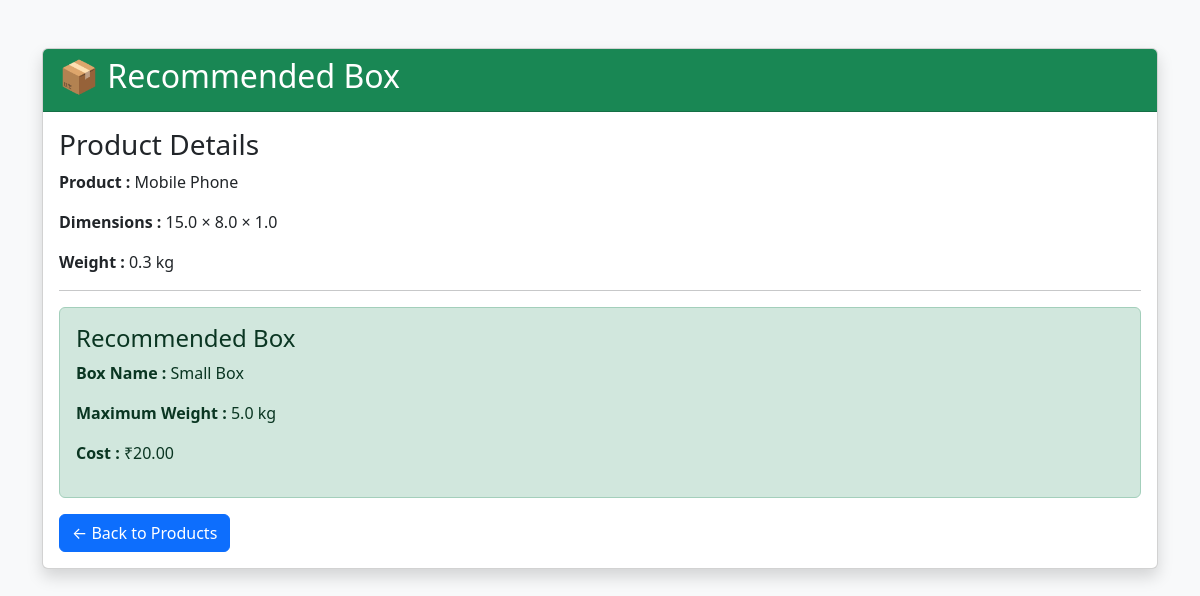
The app's page /recommend/2/ with its own data.
### api/models.py (models this page shows, shortened)
class Product(models.Model):
    name = models.CharField(max_length=100)
    length = models.FloatField()
    width = models.FloatField()
    height = models.FloatField()
    weight = models.FloatField()

class Box(models.Model):
    name = models.CharField(max_length=100)
    internal_length = models.FloatField()
    internal_width = models.FloatField()
    internal_height = models.FloatField()
    max_weight = models.FloatField()
    cost = models.DecimalField(max_digits=8, decimal_places=2)

### api/views.py (the view)
# urls.py: path('recommend/<int:product_id>/', recommend_box, name='recommend_box'),
def recommend_box(request, product_id):
    product = Product.objects.get(id=product_id)
    suitable_boxes = []
    for box in Box.objects.all():
        if (
            box.internal_length >= product.length
            and box.internal_width >= product.width
            and box.internal_height >= product.height
            and box.max_weight >= product.weight
        ):
            suitable_boxes.append(box)
    if suitable_boxes:
        best_box = min(
            suitable_boxes,
            key=lambda x: x.cost
        )
        return render(request, "result.html", {
            "product": product,
            "box": best_box
        })
    return render(request, "result.html", {
        "product": product,
        "box": None
    })

### api/templates/result.html (shortened to what this page needs)
<!DOCTYPE html>
<html>
<head>
    <link href="https://cdn.jsdelivr.net/npm/bootstrap@5.3.3/dist/css/bootstrap.min.css" rel="stylesheet">
</head>
<body class="bg-light">
<div class="container mt-5">
<div class="card shadow">
<div class="card-header bg-success text-white">
<h2>📦 Recommended Box</h2>
</div>
<div class="card-body">
<h3>Product Details</h3>
<p><strong>Product :</strong> {{ product.name }}</p>
<p><strong>Dimensions :</strong>
{{ product.length }}
×
{{ product.width }}
×
{{ product.height }}
</p>
<p><strong>Weight :</strong>
{{ product.weight }} kg
</p>
<hr>
{% if box %}
<div class="alert alert-success">
<h4>Recommended Box</h4>
<p><strong>Box Name :</strong> {{ box.name }}</p>
<p><strong>Maximum Weight :</strong> {{ box.max_weight }} kg</p>
<p><strong>Cost :</strong> ₹{{ box.cost }}</p>
</div>
{% else %}
<div class="alert alert-danger">
No suitable box available.
</div>
{% endif %}
<a href="/" class="btn btn-primary">
← Back to Products
</a>
</div>
</div>
</div>
</body>
</html>

### records on screen
Product: name "Mobile Phone", length "15.0", width "8.0", height "1.0", weight "0.3"
Box: name "Small Box", max_weight "5.0", cost "20.00"
